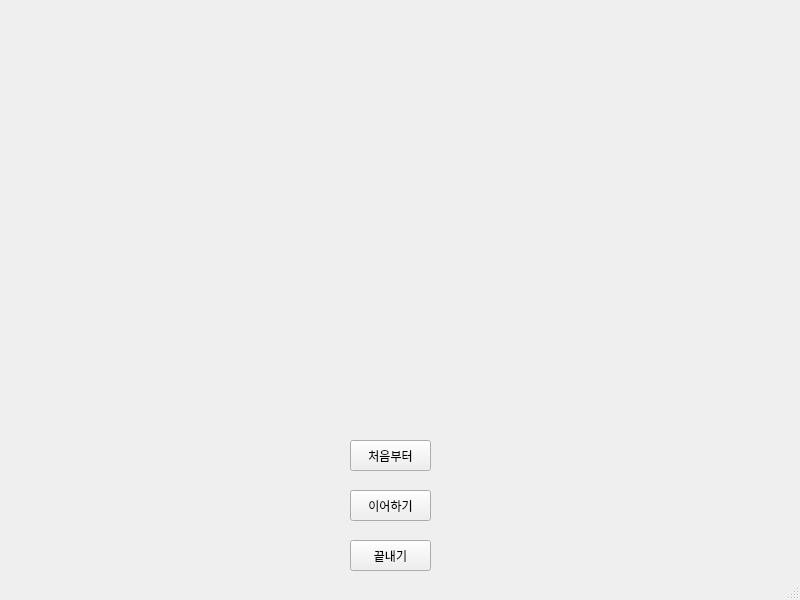
<?xml version="1.0" encoding="UTF-8"?>
<ui version="4.0">
 <class>SSG</class>
 <widget class="QMainWindow" name="SSG">
  <property name="geometry">
   <rect>
    <x>0</x>
    <y>0</y>
    <width>800</width>
    <height>600</height>
   </rect>
  </property>
  <property name="windowTitle">
   <string>MainWindow</string>
  </property>
  <widget class="QWidget" name="centralwidget">
   <widget class="QPushButton" name="init">
    <property name="geometry">
     <rect>
      <x>350</x>
      <y>440</y>
      <width>81</width>
      <height>31</height>
     </rect>
    </property>
    <property name="text">
     <string>처음부터</string>
    </property>
   </widget>
   <widget class="QPushButton" name="continue_2">
    <property name="geometry">
     <rect>
      <x>350</x>
      <y>490</y>
      <width>81</width>
      <height>31</height>
     </rect>
    </property>
    <property name="text">
     <string>이어하기</string>
    </property>
   </widget>
   <widget class="QPushButton" name="exit">
    <property name="geometry">
     <rect>
      <x>350</x>
      <y>540</y>
      <width>81</width>
      <height>31</height>
     </rect>
    </property>
    <property name="text">
     <string>끝내기</string>
    </property>
    <property name="shortcut">
     <string>Ctrl+W</string>
    </property>
   </widget>
  </widget>
  <widget class="QStatusBar" name="statusbar"/>
 </widget>
 <resources/>
 <connections/>
</ui>
